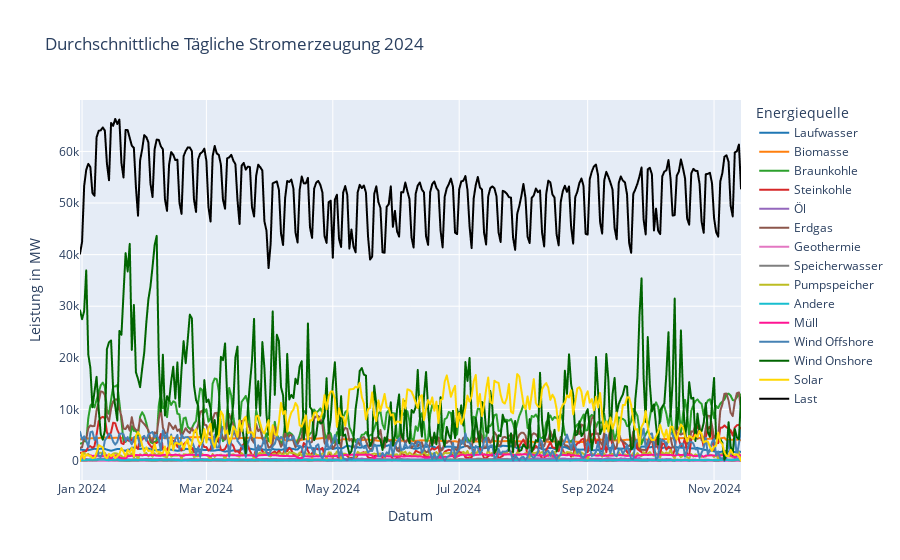

Notebook source saved alongside this figure:
### Markdown cell above
# 17. Tägliche Durchschnittswerte

### Code cell
df_tag = df.resample("D").mean(numeric_only=True).reset_index()
strom_tag = df_tag.melt(id_vars="Datum", var_name="Energiequelle", value_name="Leistung in MW")

fig = px.line(
    strom_tag,
    x="Datum",
    y="Leistung in MW",
    color="Energiequelle",
    title="Durchschnittliche Tägliche Stromerzeugung 2024",
    color_discrete_map=farben
)
fig.show()

### Figure 1 — Plotly figure (JSON) as saved in the notebook; plotly's stock layout.template omitted (floating-point values rounded to 4 significant figures; data arrays with more than 128 entries replaced by an {"elided": "..."} marker saying what was removed)
{"data": [{"hovertemplate": "Energiequelle=Laufwasser<br>Datum=%{x}<br>Leistung in MW=%{y}<extra></extra>", "legendgroup": "Laufwasser", "line": {"color": "#1f77b4", "dash": "solid"}, "marker": {"symbol": "circle"}, "mode": "lines", "name": "Laufwasser", "showlegend": true, "type": "scattergl", "x": {"elided": "320 str values"}, "xaxis": "x", "y": {"elided": "320 float values"}, "yaxis": "y"}, {"hovertemplate": "Energiequelle=Biomasse<br>Datum=%{x}<br>Leistung in MW=%{y}<extra></extra>", "legendgroup": "Biomasse", "line": {"color": "#ff7f0e", "dash": "solid"}, "marker": {"symbol": "circle"}, "mode": "lines", "name": "Biomasse", "showlegend": true, "type": "scattergl", "x": {"elided": "320 str values"}, "xaxis": "x", "y": {"elided": "320 float values"}, "yaxis": "y"}, {"hovertemplate": "Energiequelle=Braunkohle<br>Datum=%{x}<br>Leistung in MW=%{y}<extra></extra>", "legendgroup": "Braunkohle", "line": {"color": "#2ca02c", "dash": "solid"}, "marker": {"symbol": "circle"}, "mode": "lines", "name": "Braunkohle", "showlegend": true, "type": "scattergl", "x": {"elided": "320 str values"}, "xaxis": "x", "y": {"elided": "320 float values"}, "yaxis": "y"}, {"hovertemplate": "Energiequelle=Steinkohle<br>Datum=%{x}<br>Leistung in MW=%{y}<extra></extra>", "legendgroup": "Steinkohle", "line": {"color": "#d62728", "dash": "solid"}, "marker": {"symbol": "circle"}, "mode": "lines", "name": "Steinkohle", "showlegend": true, "type": "scattergl", "x": {"elided": "320 str values"}, "xaxis": "x", "y": {"elided": "320 float values"}, "yaxis": "y"}, {"hovertemplate": "Energiequelle=Öl<br>Datum=%{x}<br>Leistung in MW=%{y}<extra></extra>", "legendgroup": "Öl", "line": {"color": "#9467bd", "dash": "solid"}, "marker": {"symbol": "circle"}, "mode": "lines", "name": "Öl", "showlegend": true, "type": "scattergl", "x": {"elided": "320 str values"}, "xaxis": "x", "y": {"elided": "320 float values"}, "yaxis": "y"}, {"hovertemplate": "Energiequelle=Erdgas<br>Datum=%{x}<br>Leistung in MW=%{y}<extra></extra>", "legendgroup": "Erdgas", "line": {"color": "#8c564b", "dash": "solid"}, "marker": {"symbol": "circle"}, "mode": "lines", "name": "Erdgas", "showlegend": true, "type": "scattergl", "x": {"elided": "320 str values"}, "xaxis": "x", "y": {"elided": "320 float values"}, "yaxis": "y"}, {"hovertemplate": "Energiequelle=Geothermie<br>Datum=%{x}<br>Leistung in MW=%{y}<extra></extra>", "legendgroup": "Geothermie", "line": {"color": "#e377c2", "dash": "solid"}, "marker": {"symbol": "circle"}, "mode": "lines", "name": "Geothermie", "showlegend": true, "type": "scattergl", "x": {"elided": "320 str values"}, "xaxis": "x", "y": {"elided": "320 float values"}, "yaxis": "y"}, {"hovertemplate": "Energiequelle=Speicherwasser<br>Datum=%{x}<br>Leistung in MW=%{y}<extra></extra>", "legendgroup": "Speicherwasser", "line": {"color": "#7f7f7f", "dash": "solid"}, "marker": {"symbol": "circle"}, "mode": "lines", "name": "Speicherwasser", "showlegend": true, "type": "scattergl", "x": {"elided": "320 str values"}, "xaxis": "x", "y": {"elided": "320 float values"}, "yaxis": "y"}, {"hovertemplate": "Energiequelle=Pumpspeicher<br>Datum=%{x}<br>Leistung in MW=%{y}<extra></extra>", "legendgroup": "Pumpspeicher", "line": {"color": "#bcbd22", "dash": "solid"}, "marker": {"symbol": "circle"}, "mode": "lines", "name": "Pumpspeicher", "showlegend": true, "type": "scattergl", "x": {"elided": "320 str values"}, "xaxis": "x", "y": {"elided": "320 float values"}, "yaxis": "y"}, {"hovertemplate": "Energiequelle=Andere<br>Datum=%{x}<br>Leistung in MW=%{y}<extra></extra>", "legendgroup": "Andere", "line": {"color": "#17becf", "dash": "solid"}, "marker": {"symbol": "circle"}, "mode": "lines", "name": "Andere", "showlegend": true, "type": "scattergl", "x": {"elided": "320 str values"}, "xaxis": "x", "y": {"elided": "320 float values"}, "yaxis": "y"}, {"hovertemplate": "Energiequelle=Müll<br>Datum=%{x}<br>Leistung in MW=%{y}<extra></extra>", "legendgroup": "Müll", "line": {"color": "#ff1493", "dash": "solid"}, "marker": {"symbol": "circle"}, "mode": "lines", "name": "Müll", "showlegend": true, "type": "scattergl", "x": {"elided": "320 str values"}, "xaxis": "x", "y": {"elided": "320 float values"}, "yaxis": "y"}, {"hovertemplate": "Energiequelle=Wind Offshore<br>Datum=%{x}<br>Leistung in MW=%{y}<extra></extra>", "legendgroup": "Wind Offshore", "line": {"color": "#4682b4", "dash": "solid"}, "marker": {"symbol": "circle"}, "mode": "lines", "name": "Wind Offshore", "showlegend": true, "type": "scattergl", "x": {"elided": "320 str values"}, "xaxis": "x", "y": {"elided": "320 float values"}, "yaxis": "y"}, {"hovertemplate": "Energiequelle=Wind Onshore<br>Datum=%{x}<br>Leistung in MW=%{y}<extra></extra>", "legendgroup": "Wind Onshore", "line": {"color": "#006400", "dash": "solid"}, "marker": {"symbol": "circle"}, "mode": "lines", "name": "Wind Onshore", "showlegend": true, "type": "scattergl", "x": {"elided": "320 str values"}, "xaxis": "x", "y": {"elided": "320 float values"}, "yaxis": "y"}, {"hovertemplate": "Energiequelle=Solar<br>Datum=%{x}<br>Leistung in MW=%{y}<extra></extra>", "legendgroup": "Solar", "line": {"color": "#ffd700", "dash": "solid"}, "marker": {"symbol": "circle"}, "mode": "lines", "name": "Solar", "showlegend": true, "type": "scattergl", "x": {"elided": "320 str values"}, "xaxis": "x", "y": {"elided": "320 float values"}, "yaxis": "y"}, {"hovertemplate": "Energiequelle=Last<br>Datum=%{x}<br>Leistung in MW=%{y}<extra></extra>", "legendgroup": "Last", "line": {"color": "#000000", "dash": "solid"}, "marker": {"symbol": "circle"}, "mode": "lines", "name": "Last", "showlegend": true, "type": "scattergl", "x": {"elided": "320 str values"}, "xaxis": "x", "y": {"elided": "320 float values"}, "yaxis": "y"}], "layout": {"legend": {"title": {"text": "Energiequelle"}, "tracegroupgap": 0}, "title": {"text": "Durchschnittliche Tägliche Stromerzeugung 2024"}, "xaxis": {"anchor": "y", "domain": [0, 1], "title": {"text": "Datum"}}, "yaxis": {"anchor": "x", "domain": [0, 1], "title": {"text": "Leistung in MW"}}}}
